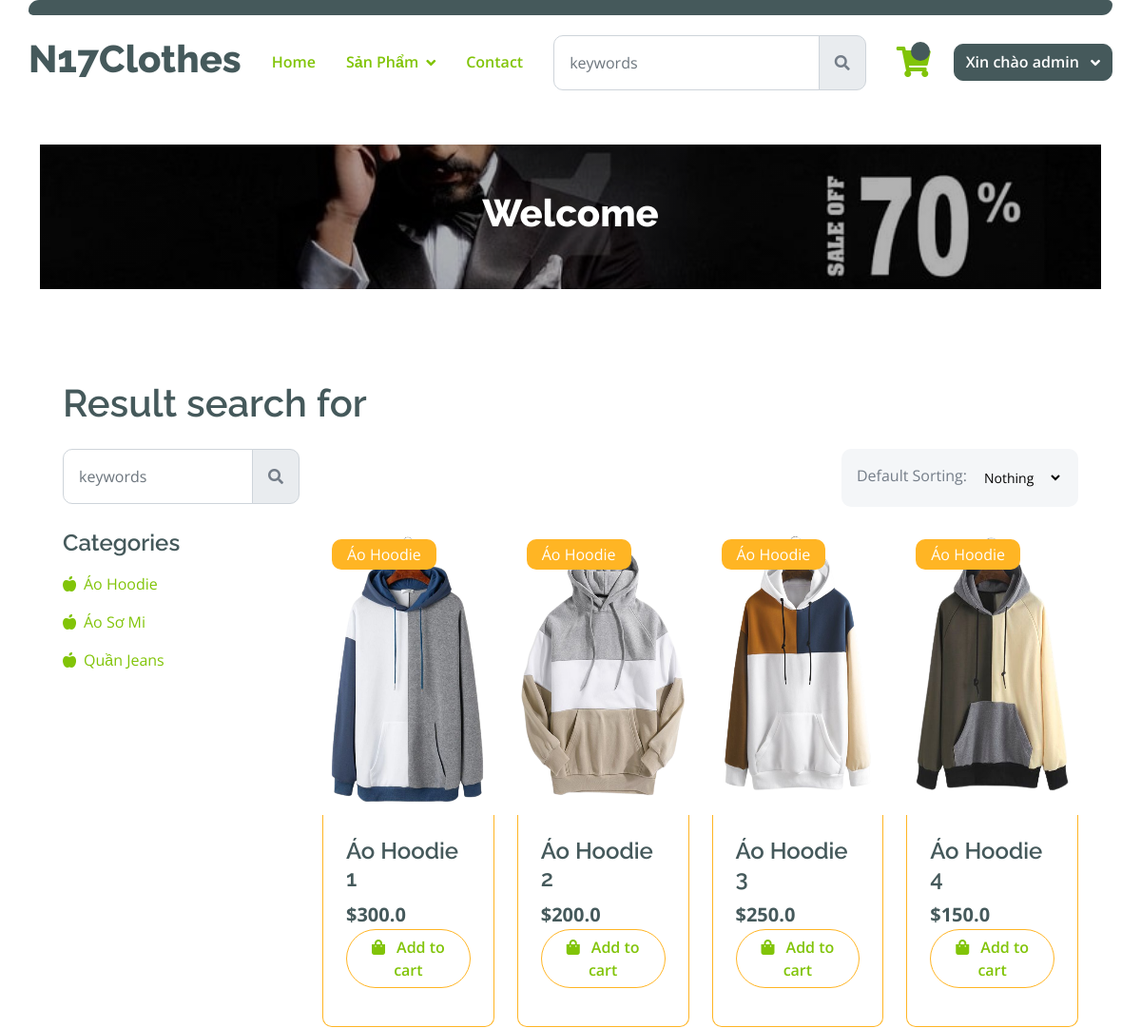
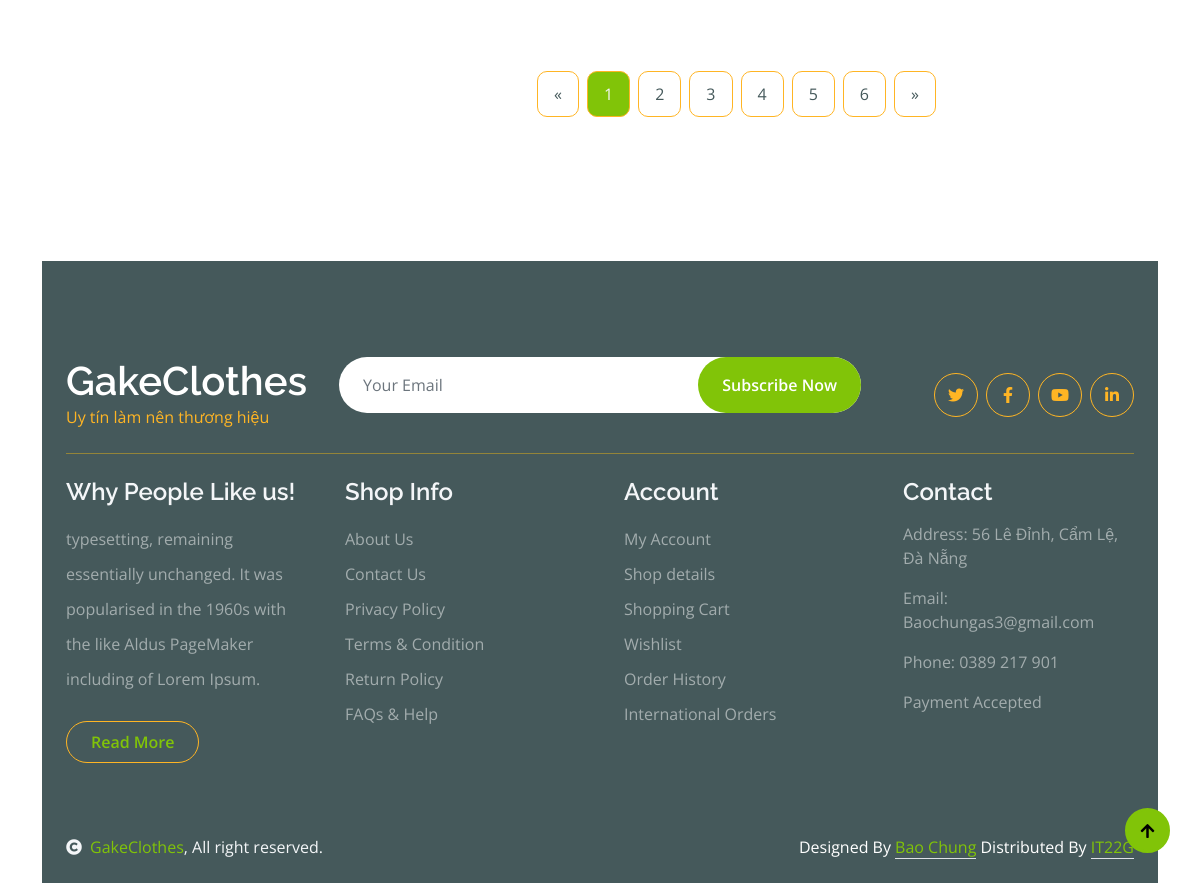
The app's page /category/?category=ao-hoodie (signed in) with its own data (2 pictures, top to bottom).
### app/models.py (models this page shows, shortened)
class Category(models.Model):
    name = models.CharField(max_length=200, null=True)
    slug = models.SlugField(max_length = 200, unique = True)
    def __str__(self):
        return self.name

class Product(models.Model):
    name = models.CharField(max_length=200, null=True)
    price = models.FloatField()
    quantity = models.IntegerField(default = 0, null = True, blank = True)
    discount = models.FloatField()
    image = models.ImageField(null=True, blank=True, upload_to='products_pics')
    category = models.ForeignKey(Category, on_delete=models.SET_NULL, null=True, blank= True)
    description = models.CharField(max_length=1000, null=True)
    date = models.DateTimeField(auto_now_add=True)
    @property
    def ImageURL(self):
        try:
            url = self.image.url
        except:
            url = ''
        return url

### app/views.py (the view)
# urls.py: path("category/", views.categoryProduct, name="category"),
def categoryProduct(request):
    if request.user.is_authenticated:
        customer = request.user
        order, created = Order.objects.get_or_create(customer = customer, complete = False)
        items = order.orderitem_set.all()
        cartItems = order.get_cart_items
    else:
        items= []
        order = {"get_cart_items":0,"get_cart_total":0 }
    active_category = request.GET.get('category', '')
    if active_category:
        products = Product.objects.filter(category__slug = active_category)
    categories = Category.objects.all()
    context = { 'products':products, 'active_category':active_category, "categories": categories,'items':items, 'order':order }
    return render(request, "app/category.html", context)

### app/templates/app/category.html (shortened to what this page needs)
{% extends "app/base.html" %} {% load static %} {% block category_content %}
<div class="container-fluid fruite py-5">
  <div class="container py-5">
    <h1 class="mb-4">Result search for {{searched}}</h1>
    <div class="row g-4">
      <div class="col-lg-12">
        <div class="row g-4">
          <div class="col-xl-3">
            <div class="input-group w-100 mx-auto d-flex">
              <input
                type="search"
                class="form-control p-3"
                placeholder="keywords"
                aria-describedby="search-icon-1"
              />
              <span id="search-icon-1" class="input-group-text p-3"
                ><i class="fa fa-search"></i
              ></span>
            </div>
          </div>
          <div class="col-6"></div>
          <div class="col-xl-3">
            <div
              class="bg-light ps-3 py-3 rounded d-flex justify-content-between mb-4"
            >
              <label for="fruits">Default Sorting:</label>
              <select
                id="fruits"
                name="fruitlist"
                class="border-0 form-select-sm bg-light me-3"
                form="fruitform"
              >
                <option value="volvo">Nothing</option>
              </select>
            </div>
          </div>
        </div>
        <div class="row g-4">
          <div class="col-lg-3">
            <div class="row g-4">
              <div class="col-lg-12">
                <div class="mb-3">
                  <h4>Categories</h4>
                  <ul class="list-unstyled fruite-categorie">
                    {% for category in  categories %}
                    <li>
                      <div class="d-flex justify-content-between fruite-name">
                        <a href="{% url 'category' %}?category={{category.slug}}"
                          ><i class="fas fa-apple-alt me-2"></i>{{category.name}}</a
                        >
                      </div>
                    </li>
                    {% endfor %}
                  </ul>
                </div>
              </div>
            </div>
          </div>
          <div class="col-lg-9">
            <div class="row g-4 justify-content-center">
              {% for product in products%}
              <div class="col-md-6 col-lg-4 col-xl-3">
                  <a href="{% url 'details'%}?id={{product.id}}">
                  <div class="rounded position-relative fruite-item">
                    <div class="fruite-img">
                      <img
                        src="{{product.ImageURL}}"
                        class=" w-100 rounded-top"
                        height="300px"
                      />
                    </div>
                    <div
                      class="text-white bg-secondary px-3 py-1 rounded position-absolute"
                      style="top: 10px; left: 10px"
                    >
                      {{product.category}}
                    </div>
                    <div
                      class="p-4 border border-secondary border-top-0 rounded-bottom"
                    >
                      <h4>{{product.name}}</h4>
                      <div class="d-flex justify-content-between flex-lg-wrap">
                        <p class="text-dark fs-5 fw-bold mb-0">
                          ${{product.price}}
                        </p>
                        <p
                          href="!#"
                          data-product="{{product.id}}"
                          data-action="add"
                          class="btn border border-secondary rounded-pill px-3 text-primary updated-cart"
                        >
                          <i class="fa fa-shopping-bag me-2 text-primary updated-cart "    data-product="{{product.id}}"
                          data-action="add"></i>
                          Add to cart
                        </p>
                      </div>
                    </div>
                  </div>
                </a>
                </div>
              {% endfor %}
              <div class="col-12">
                <div class="pagination d-flex justify-content-center mt-5">
                  <a href="#" class="rounded">&laquo;</a>
                  <a href="#" class="active rounded">1</a>
                  <a href="#" class="rounded">2</a>
                  <a href="#" class="rounded">3</a>
                  <a href="#" class="rounded">4</a>
                  <a href="#" class="rounded">5</a>
                  <a href="#" class="rounded">6</a>
                  <a href="#" class="rounded">&raquo;</a>
                </div>
              </div>
            </div>
          </div>
        </div>
      </div>
    </div>
  </div>
</div>
{% endblock category_content %}

### app/templates/app/base.html (shortened to what this page needs)
{% load static %}
<!DOCTYPE html>
<html lang="en">
    <head>
        <link rel="stylesheet" href="https://use.fontawesome.com/releases/v5.15.4/css/all.css"/>
        <link href="https://cdn.jsdelivr.net/npm/bootstrap-icons@1.4.1/font/bootstrap-icons.css" rel="stylesheet">
        <link href="{%static 'app/clothes/lib/lightbox/css/lightbox.min.css'%}" rel="stylesheet">
        <link href="{%static 'app/clothes/lib/owlcarousel/assets/owl.carousel.min.css'%}" rel="stylesheet">
        <link href="{%static 'app/clothes/css/bootstrap.min.css'%}" rel="stylesheet">
        <link href="{%static 'app/clothes/css/style.css'%}" rel="stylesheet">
    </head>
    <body>
    <div class="container">
<div class="container-fluid fixed-top">
    <div class="container topbar bg-dark text-light d-none d-lg-block py-2">
    </div>
    <div class="container px-0">
        <nav class="navbar navbar-light bg-white navbar-expand-xl">
            <a href="{% url "home" %}" class="navbar-brand"><h5 class="text-dark display-6">N17Clothes</h5></a>
            <div class="collapse navbar-collapse bg-white" id="navbarCollapse">
                <div class="navbar-nav mx-auto">
                    <a href="{% url "home" %}" class="nav-item nav-link active btn btn-lg">Home</a>
                    <div class="nav-item dropdown">
                        <a href="#" class="nav-link dropdown-toggle text-primary btn btn-lg" data-bs-toggle="dropdown">Sản Phẩm</a>
                    </div>
                    <a href="{% url "contact" %}" class="nav-item nav-link active btn btn-lg">Contact</a>
                </div>
                <form role="search" class="modal-body d-flex align-items-center" method="POST" action="{% url "search" %}">
                    <div class="input-group w-70 mx-auto d-flex">
                        <input type="search" class="form-control p-3" placeholder="keywords" aria-describedby="search-icon-1" name="searched">
                        <button id="search-icon-1" class="input-group-text p-3"><i class="fa fa-search"></i></button>
                    </div>
                </form>
                <div class="d-flex justify-content-center align-items-center m-3 me-0">
                    <a href="{% url 'cart' %}" class="position-relative me-4 my-auto">
                        <i class="fas fa-shopping-cart fa-2x"></i>
                        <span id='cart-total' class="position-absolute bg-dark rounded-circle d-flex align-items-center justify-content-center text-white px-1" style="top: -5px; left: 15px; height: 20px; min-width: 20px;">{{cartItems}}</span>
                    </a>
                        {% if user.is_authenticated %}
                        <div class="dropdown" style = "visibility:{{user_login}}">
                            <a class="btn btn-dark dropdown-toggle" href="#" role="button" data-bs-toggle="dropdown" aria-expanded="false">
                             Xin chào {{request.user}}
                            </a>
                          </div>
                        {% endif %}
                </div>
            </div>
        </nav>
    </div>
</div>
   <div class="container-fluid page-header py-5">
            <h1 class="text-center text-white display-6">Welcome</h1>
        </div>
        {% block category_content %}{% endblock category_content %}
          <div class="container-fluid bg-dark text-white-50 footer pt-5 mt-5">
            <div class="container py-5">
                <div class="pb-4 mb-4" style="border-bottom: 1px solid rgba(226, 175, 24, 0.5) ;">
                    <div class="row g-4">
                        <div class="col-lg-3">
                            <a href="#">
                                <h1 class="text-white mb-0">GakeClothes</h1>
                                <p class="text-secondary mb-0">Uy tín làm nên thương hiệu</p>
                            </a>
                        </div>
                        <div class="col-lg-6">
                            <div class="position-relative mx-auto">
                                <input class="form-control border-0 w-100 py-3 px-4 rounded-pill" type="number" placeholder="Your Email">
                                <button type="submit" class="btn btn-primary border-0 border-secondary py-3 px-4 position-absolute rounded-pill text-white" style="top: 0; right: 0;">Subscribe Now</button>
                            </div>
                        </div>
                        <div class="col-lg-3">
                            <div class="d-flex justify-content-end pt-3">
                                <a class="btn  btn-outline-secondary me-2 btn-md-square rounded-circle" href=""><i class="fab fa-twitter"></i></a>
                                <a class="btn btn-outline-secondary me-2 btn-md-square rounded-circle" href=""><i class="fab fa-facebook-f"></i></a>
                                <a class="btn btn-outline-secondary me-2 btn-md-square rounded-circle" href=""><i class="fab fa-youtube"></i></a>
                                <a class="btn btn-outline-secondary btn-md-square rounded-circle" href=""><i class="fab fa-linkedin-in"></i></a>
                            </div>
                        </div>
                    </div>
                </div>
                <div class="row g-5">
                    <div class="col-lg-3 col-md-6">
                        <div class="footer-item">
                            <h4 class="text-light mb-3">Why People Like us!</h4>
                            <p class="mb-4">typesetting, remaining essentially unchanged. It was
                                popularised in the 1960s with the like Aldus PageMaker including of Lorem Ipsum.</p>
                            <a href="" class="btn border-secondary py-2 px-4 rounded-pill text-primary">Read More</a>
                        </div>
                    </div>
                    <div class="col-lg-3 col-md-6">
                        <div class="d-flex flex-column text-start footer-item">
                            <h4 class="text-light mb-3">Shop Info</h4>
                            <a class="btn-link" href="">About Us</a>
                            <a class="btn-link" href="">Contact Us</a>
                            <a class="btn-link" href="">Privacy Policy</a>
                            <a class="btn-link" href="">Terms & Condition</a>
                            <a class="btn-link" href="">Return Policy</a>
                            <a class="btn-link" href="">FAQs & Help</a>
                        </div>
                    </div>
                    <div class="col-lg-3 col-md-6">
                        <div class="d-flex flex-column text-start footer-item">
                            <h4 class="text-light mb-3">Account</h4>
                            <a class="btn-link" href="">My Account</a>
                            <a class="btn-link" href="">Shop details</a>
                            <a class="btn-link" href="{% url "cart" %}">Shopping Cart</a>
                            <a class="btn-link" href="">Wishlist</a>
                            <a class="btn-link" href="">Order History</a>
                            <a class="btn-link" href="">International Orders</a>
                        </div>
                    </div>
                    <div class="col-lg-3 col-md-6">
                        <div class="footer-item">
                            <h4 class="text-light mb-3">Contact</h4>
                            <p>Address: 56 Lê Đỉnh, Cẩm Lệ, Đà Nẵng</p>
                            <p>Email: Baochungas3@gmail.com</p>
                            <p>Phone: 0389 217 901</p>
                            <p>Payment Accepted</p>
                        </div>
                    </div>
                </div>
            </div>
        </div>
        <div class="container-fluid copyright bg-dark py-4">
            <div class="container">
                <div class="row">
                    <div class="col-md-6 text-center text-md-start mb-3 mb-md-0">
                        <span class="text-light"><a href="#"><i class="fas fa-copyright text-light me-2"></i>GakeClothes</a>, All right reserved.</span>
                    </div>
                    <div class="col-md-6 my-auto text-center text-md-end text-white">
                        Designed By <a class="border-bottom" href="">Bao Chung</a> Distributed By <a class="border-bottom" href="">IT22G</a>
                    </div>
                </div>
            </div>
        </div>
    </div>
        <a href="#" class="btn btn-primary border-3 border-primary rounded-circle back-to-top"><i class="fa fa-arrow-up"></i></a>
    </body>
</html>

### records on screen
Category: name "Áo Hoodie"
Category: name "Áo Sơ Mi"
Category: name "Quần Jeans"
Product: ImageURL (picture), category "Áo Hoodie", name "Áo Hoodie 1", price "300.0"
Product: ImageURL (picture), category "Áo Hoodie", name "Áo Hoodie 2", price "200.0"
Product: ImageURL (picture), category "Áo Hoodie", name "Áo Hoodie 3", price "250.0"
Product: ImageURL (picture), category "Áo Hoodie", name "Áo Hoodie 4", price "150.0"

### other values on screen
{{ request.user }} "admin"
